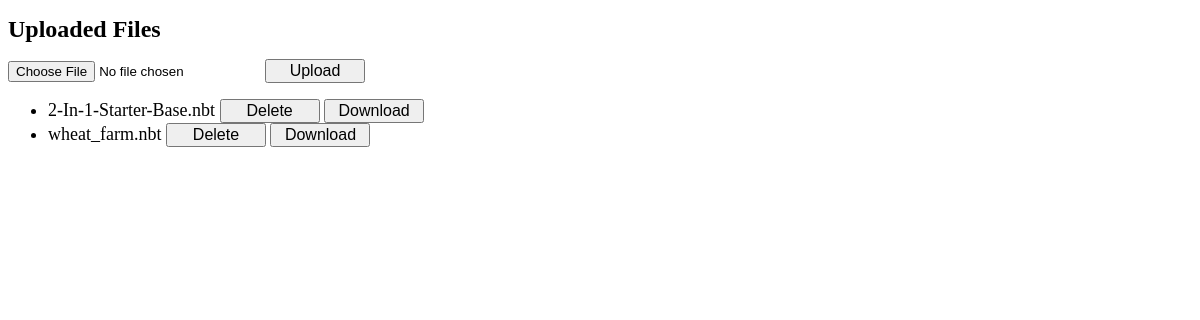
Before: / with the older database file.
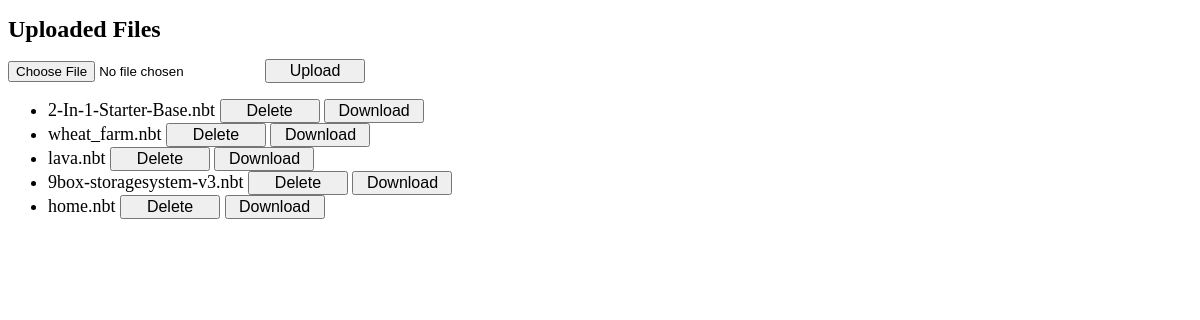
After: the same page with the newer database file.
### app.py (models this page shows)
class File(db.Model):
    name = db.Column(db.String(255), primary_key=True)
    filename = db.Column(db.String(255))
    path = db.Column(db.String(255))

### app.py (the view, shortened to what this page needs)
@app.route('/', methods=['GET', 'POST'])
def index():
    files = File.query.all()
    return render_template('index.html', files=files)

### templates/index.html (shortened to what this page needs)
<!DOCTYPE html>
<html>
<head>
</head>
<body>
    <h1>Uploaded Files</h1>
    <form id="upload-form" method="POST" action="/" enctype="multipart/form-data">
        <input type="file" name="nbt_file">
        <input type="submit" value="Upload">
    </form>
    <ul>
        {% for file in files %}
            <li>
                {{ file.name }}
                <form action="/delete/{{ file.name }}" method="POST" style="display:inline">
                    <input type="submit" value="Delete">
                </form>
                <form action="/download/{{ file.name }}" method="GET" style="display:inline">
                    <button type="submit">Download</button>
                </form>
            </li>
        {% endfor %}
    </ul>
</body>
</html>

### templates/index.html (style rules this page uses)
body { background-image: url("https://cdn.discordapp.com/attachments/970436863485681675/1113196465385381938/image.png"); background-repeat: no-repeat; background-size: cover; }
h1 { font-size: 24px; }
input[type="submit"], button { width: 100px; font-size: 16px; }
li { font-size: 18px; }

Changed rows visible on the page:
added File: name "lava.nbt"
added File: name "9box-storagesystem-v3.nbt"
added File: name "home.nbt"
